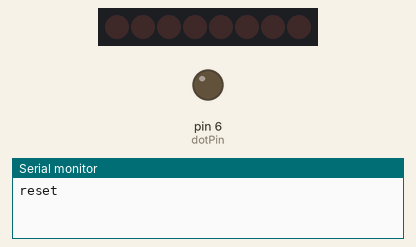
The sketch below on a simulated Arduino Uno, built with avr-gcc and run on an emulated ATmega328P. Parts: 8 shift-register outputs drawn as a row of LEDs (first output left, lit = HIGH), output pins drawn as LEDs (lit = HIGH), the last lines printed to the serial monitor. Wiring (inferred from the names in the program): shift register (74HC595): data pin 11; shift clock pin 12; latch pin 8. Wiring (inferred from the signals the program sends): row of LEDs: on Q0, Q1, Q2, Q3, Q4, Q5, Q6, Q7. Pins used as bus, display or sensor lines are not drawn.

Above: at 0.1 s.
At 1.1 s:
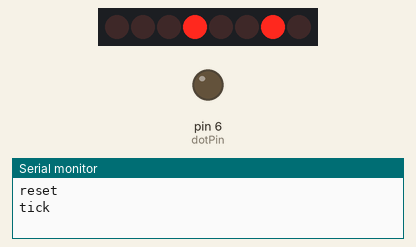
At 2.1 s:
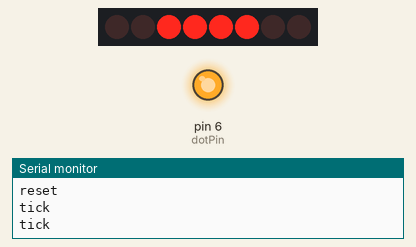
At 8.1 s:
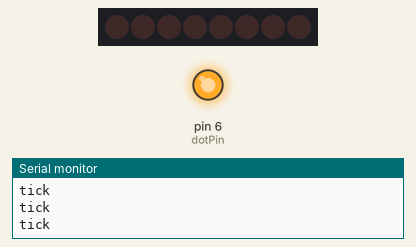
Timing chart, 0 to 39.5 s (numbered marks = the images above):
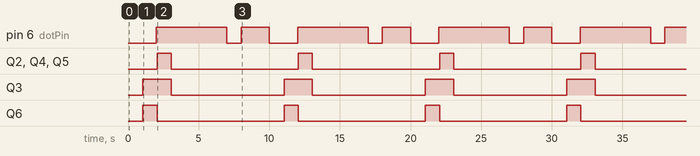

Measured:
- by itself, pin 6 (dotPin): repeats every 10.0 s: LOW 1.0 s, HIGH 2.0 s, LOW 2.0 s, HIGH 5.0 s
- by itself, Q2, Q4–6: alternates HIGH for 1.0 s and LOW for 9.0 s
- by itself, Q3: alternates HIGH for 2.0 s and LOW for 8.0 s

The sketch:

7segment-shiftregister.ino
```cpp
#include <arduino-timer.h>

const int latchPin = 8;
const int clockPin = 12;
const int dataPin = 11;
const int dotPin = 6;
int count = 0;

auto timer = timer_create_default(); // create a timer with default settings

bool timer_tick(void *) {
  count++;
    Serial.println("tick");
  return true; // keep timer active? true
}

void setup() {
  pinMode(latchPin, OUTPUT);
  pinMode(dataPin, OUTPUT);
  pinMode(clockPin, OUTPUT);
  pinMode(dotPin, OUTPUT);
  Serial.begin(9600);
  Serial.println("reset");
  timer.every(1000, timer_tick);
}

  //registerWrite(7, HIGH);
  //  registerWrite(1, HIGH); top left
  //  registerWrite(2, HIGH); top
  //  registerWrite(3, HIGH); top right
  //  registerWrite(4, HIGH); bottom left
  //  registerWrite(5, HIGH); bottom
  //  registerWrite(6, HIGH); bottom right
  //  registerWrite(7, HIGH); dot
  //  digitalWrite(6, HIGH); middle

void zero(){
    registerWrite(1, HIGH);
    registerWrite(2, HIGH);
    registerWrite(3, HIGH);
    registerWrite(4, HIGH);
    registerWrite(5, HIGH);
    registerWrite(6, HIGH);
    registerWrite(7, LOW);
    digitalWrite(6, LOW);
}

void one(){
  registerWrite(1, LOW);
  registerWrite(2, LOW);
  registerWrite(3, HIGH);
  registerWrite(4, LOW);
  registerWrite(5, LOW);
  registerWrite(6, HIGH);
  registerWrite(7, LOW);
  digitalWrite(6, LOW);
}

void two(){
  registerWrite(1, LOW);
  registerWrite(2, HIGH);
  registerWrite(3, HIGH);
  registerWrite(4, HIGH);
  registerWrite(5, HIGH);
  registerWrite(6, LOW);
  registerWrite(7, LOW);
  digitalWrite(6, HIGH);
}

void three(){
  registerWrite(1, LOW);
  registerWrite(2, HIGH);
  registerWrite(3, HIGH);
  registerWrite(4, LOW);
  registerWrite(5, HIGH);
  registerWrite(6, HIGH);
  registerWrite(7, LOW);
  digitalWrite(6, HIGH);
}

void four(){
  registerWrite(1, HIGH);
  registerWrite(2, LOW);
  registerWrite(3, HIGH);
  registerWrite(4, LOW);
  registerWrite(5, LOW);
  registerWrite(6, HIGH);
  registerWrite(7, LOW);
  digitalWrite(6, HIGH);
}

void five(){
  registerWrite(1, HIGH);
  registerWrite(2, HIGH);
  registerWrite(3, LOW);
  registerWrite(4, LOW);
  registerWrite(5, HIGH);
  registerWrite(6, HIGH);
  registerWrite(7, LOW);
  digitalWrite(6, HIGH);
}

void six(){
  registerWrite(1, HIGH);
  registerWrite(2, HIGH);
  registerWrite(3, LOW);
  registerWrite(4, HIGH);
  registerWrite(5, HIGH);
  registerWrite(6, HIGH);
  registerWrite(7, LOW);
  digitalWrite(6, HIGH);
}

void seven(){
  registerWrite(1, LOW);
  registerWrite(2, HIGH);
  registerWrite(3, HIGH);
  registerWrite(4, LOW);
  registerWrite(5, LOW);
  registerWrite(6, HIGH);
  registerWrite(7, LOW);
  digitalWrite(6, LOW);
}

void eight(){
  registerWrite(1, HIGH);
  registerWrite(2, HIGH);
  registerWrite(3, HIGH);
  registerWrite(4, HIGH);
  registerWrite(5, HIGH);
  registerWrite(6, HIGH);
  registerWrite(7, LOW);
  digitalWrite(6, HIGH);
}

void nine(){
  registerWrite(1, HIGH);
  registerWrite(2, HIGH);
  registerWrite(3, HIGH);
  registerWrite(4, LOW);
  registerWrite(5, LOW);
  registerWrite(6, HIGH);
  registerWrite(7, LOW);
  digitalWrite(6, HIGH);
}

void loop() {
  timer.tick(); // tick the timer
  switch (count) {
    case 0:
      zero();
      break;
    case 1:
      one();
      break;
    case 2:
      two();
      break;
    case 3:
      three();
      break;
    case 4:
      four();
      break;
    case 5:
      five();
      break;
    case 6:
      six();
      break;
    case 7:
      seven();
      break;
    case 8:
      eight();
      break;
    case 9:
      nine();
      break;
    default:
      count = 0;
      break;
  }

}
// This method sends bits to the shift register:
void registerWrite(int whichPin, int whichState) {
  // the bits you want to send
  byte bitsToSend = 0;
  // turn off the output so the pins don't light up
  // while you're shifting bits:
  digitalWrite(latchPin, LOW);
  // turn on the next highest bit in bitsToSend:
  bitWrite(bitsToSend, whichPin, whichState);
  // shift the bits out:
  shiftOut(dataPin, clockPin, MSBFIRST, bitsToSend);
  // turn on the output so the LEDs can light up:
  digitalWrite(latchPin, HIGH);
}
```
